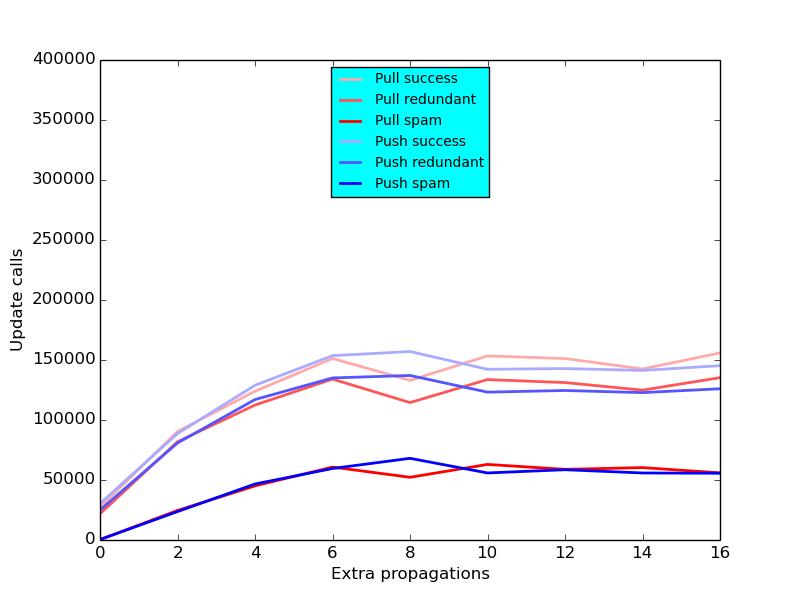

This chart was generated by the following Python code:
# -*- coding: utf-8 -*-
import matplotlib.pyplot as plt  # pip install matplotlib
import json


push_x = []
push_y_success = []
push_y_redundant = []
push_y_spam = []
pull_x = []
pull_y_success = []
pull_y_redundant = []
pull_y_spam = []


pull_samples = [
    json.load(open("benchmark/filterupdates_push_vs_pull/quasar_extraprop_pull_a.json", "r")),  # NOQA
    json.load(open("benchmark/filterupdates_push_vs_pull/quasar_extraprop_pull_b.json", "r")),  # NOQA
    json.load(open("benchmark/filterupdates_push_vs_pull/quasar_extraprop_pull_c.json", "r")),  # NOQA
#   json.load(open("benchmark/filterupdates_push_vs_pull/quasar_extraprop_pull_d.json", "r")),  # NOQA
#   json.load(open("benchmark/filterupdates_push_vs_pull/quasar_extraprop_pull_e.json", "r")),  # NOQA
#   json.load(open("benchmark/filterupdates_push_vs_pull/quasar_extraprop_pull_f.json", "r")),  # NOQA
#   json.load(open("benchmark/filterupdates_push_vs_pull/quasar_extraprop_pull_g.json", "r")),  # NOQA
#   json.load(open("benchmark/filterupdates_push_vs_pull/quasar_extraprop_pull_h.json", "r")),  # NOQA
#   json.load(open("benchmark/filterupdates_push_vs_pull/quasar_extraprop_pull_i.json", "r")),  # NOQA
]

push_samples = [
    json.load(open("benchmark/filterupdates_push_vs_pull/quasar_extraprop_push_a.json", "r")),  # NOQA
    json.load(open("benchmark/filterupdates_push_vs_pull/quasar_extraprop_push_b.json", "r")),  # NOQA
    json.load(open("benchmark/filterupdates_push_vs_pull/quasar_extraprop_push_c.json", "r")),  # NOQA
#   json.load(open("benchmark/filterupdates_push_vs_pull/quasar_extraprop_push_d.json", "r")),  # NOQA
#   json.load(open("benchmark/filterupdates_push_vs_pull/quasar_extraprop_push_e.json", "r")),  # NOQA
#   json.load(open("benchmark/filterupdates_push_vs_pull/quasar_extraprop_push_f.json", "r")),  # NOQA
#   json.load(open("benchmark/filterupdates_push_vs_pull/quasar_extraprop_push_g.json", "r")),  # NOQA
#   json.load(open("benchmark/filterupdates_push_vs_pull/quasar_extraprop_push_h.json", "r")),  # NOQA
#   json.load(open("benchmark/filterupdates_push_vs_pull/quasar_extraprop_push_i.json", "r")),  # NOQA
]


for sample in push_samples:
    push_x.append(sample["quasar"]["constants"]["extra_propagations"])
    success = sample["quasar"]["update_successful"]
    redundant = sample["quasar"]["update_redundant"]
    spam = sample["quasar"]["update_spam"]
    push_y_success.append(redundant + spam + success)
    push_y_redundant.append(redundant + spam)
    push_y_spam.append(spam)


for sample in pull_samples:
    pull_x.append(sample["quasar"]["constants"]["extra_propagations"])
    success = sample["quasar"]["update_successful"]
    redundant = sample["quasar"]["update_redundant"]
    spam = sample["quasar"]["update_spam"]
    pull_y_success.append(redundant + spam + success)
    pull_y_redundant.append(redundant + spam)
    pull_y_spam.append(spam)


# setup
fig = plt.figure()
plot = fig.add_subplot(111)
plot.set_xlabel('Extra propagations')
plot.set_ylabel('Update calls')
# plot.set_xscale('log')
# plot.set_yscale('log')
plot.axis([0, 16, 0, 400000])


# pull plots
lines = plot.plot(pull_x, pull_y_success, 'k', label='Pull success')
plt.setp(lines, color='#FFAAAA', linewidth=2.0)
# plot.fill_between(pull_x, pull_y_redundant, pull_y_success,
#                   facecolor="#00FF00", alpha=0.5)

lines = plot.plot(pull_x, pull_y_redundant, 'k', label='Pull redundant')
plt.setp(lines, color='#FF5555', linewidth=2.0)
# plot.fill_between(pull_x, pull_y_spam, pull_y_redundant,
#                   facecolor="#FFFF00", alpha=0.5)

lines = plot.plot(pull_x, pull_y_spam, 'k', label='Pull spam')
plt.setp(lines, color='#FF0000', linewidth=2.0)
# plot.fill_between(pull_x, 0, pull_y_spam, facecolor="#FF0000", alpha=0.5)


# push plots
lines = plot.plot(push_x, push_y_success, 'k', label='Push success')
plt.setp(lines, color='#AAAAFF', linewidth=2.0)
# plot.fill_between(push_x, push_y_redundant, push_y_success,
#                   facecolor="#00FF00", alpha=0.5)

lines = plot.plot(push_x, push_y_redundant, 'k', label='Push redundant')
plt.setp(lines, color='#5555FF', linewidth=2.0)
# plot.fill_between(push_x, push_y_spam, push_y_redundant,
#                   facecolor="#FFFF00", alpha=0.5)

lines = plot.plot(push_x, push_y_spam, 'k', label='Push spam')
plt.setp(lines, color='#0000FF', linewidth=2.0)
# plot.fill_between(push_x, 0, push_y_spam, facecolor="#FF0000", alpha=0.5)


# create legend
plot = plot.legend(loc='upper center', shadow=False, fontsize='small')
plot.get_frame().set_facecolor('#00FFFF')


# render
plt.savefig("benchmark/filterupdates_push_vs_pull/quasar_extraprop_plot.png")
plt.show()
